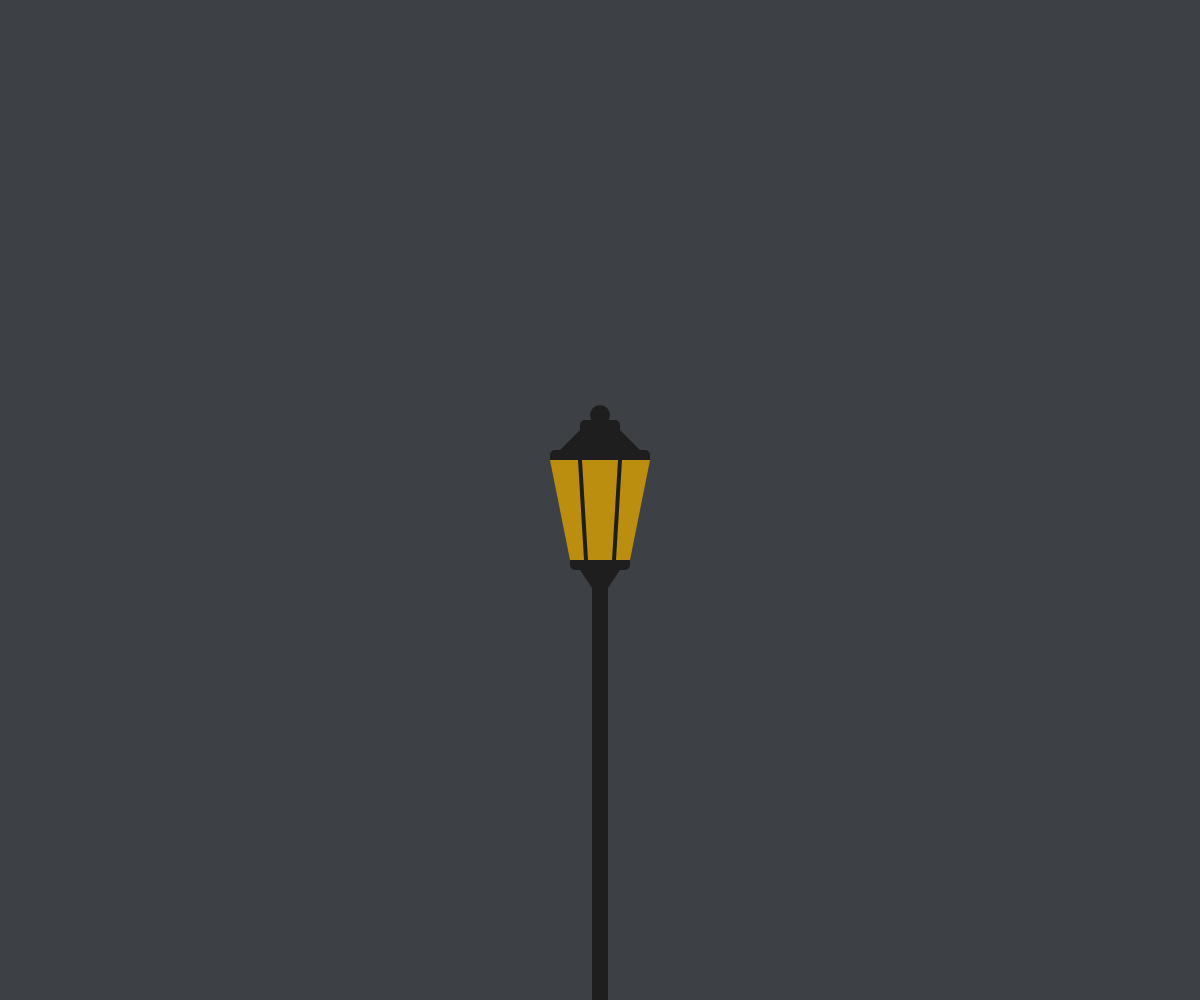
Frame 1 (no input)
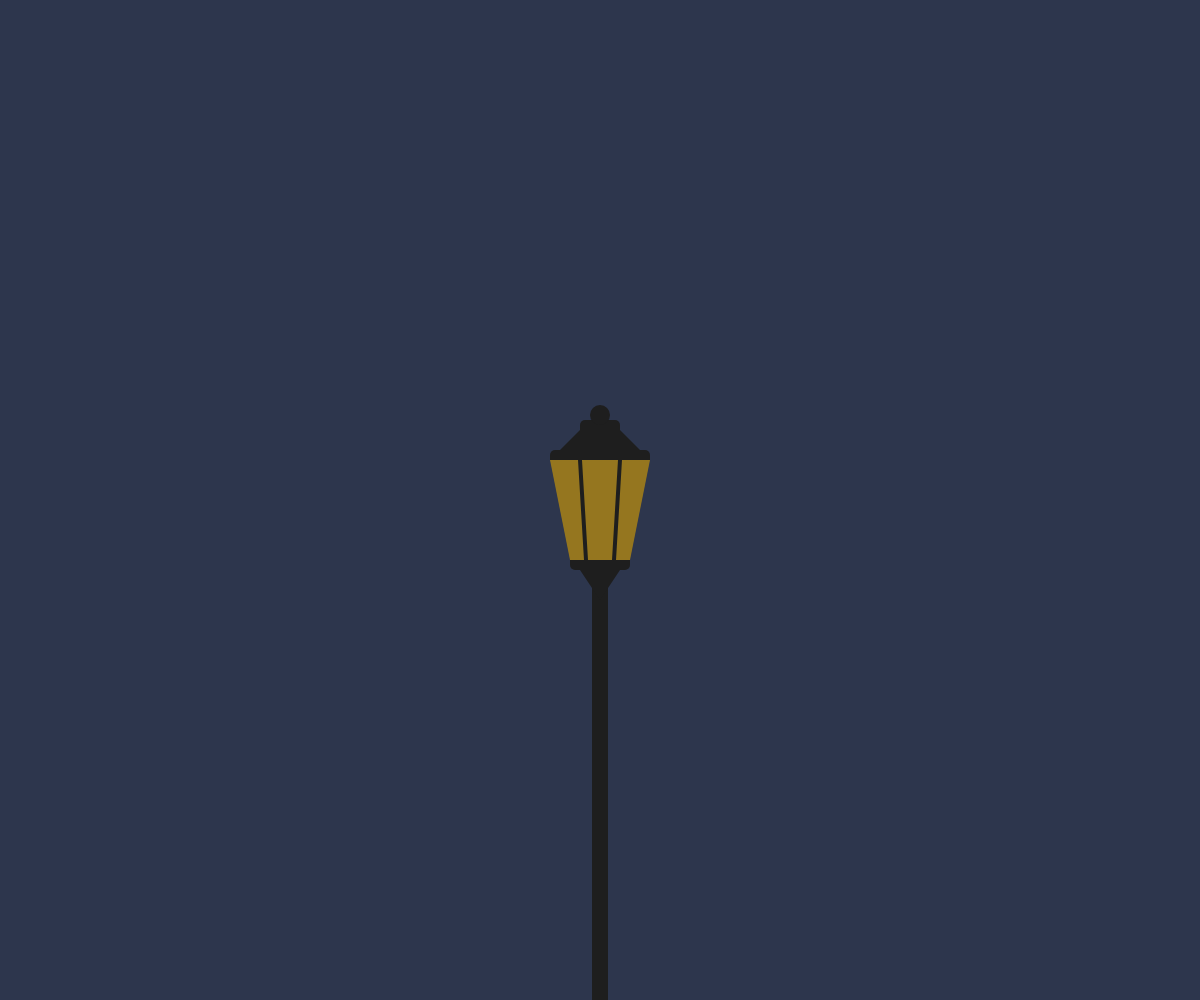
Frame 60 (no input)
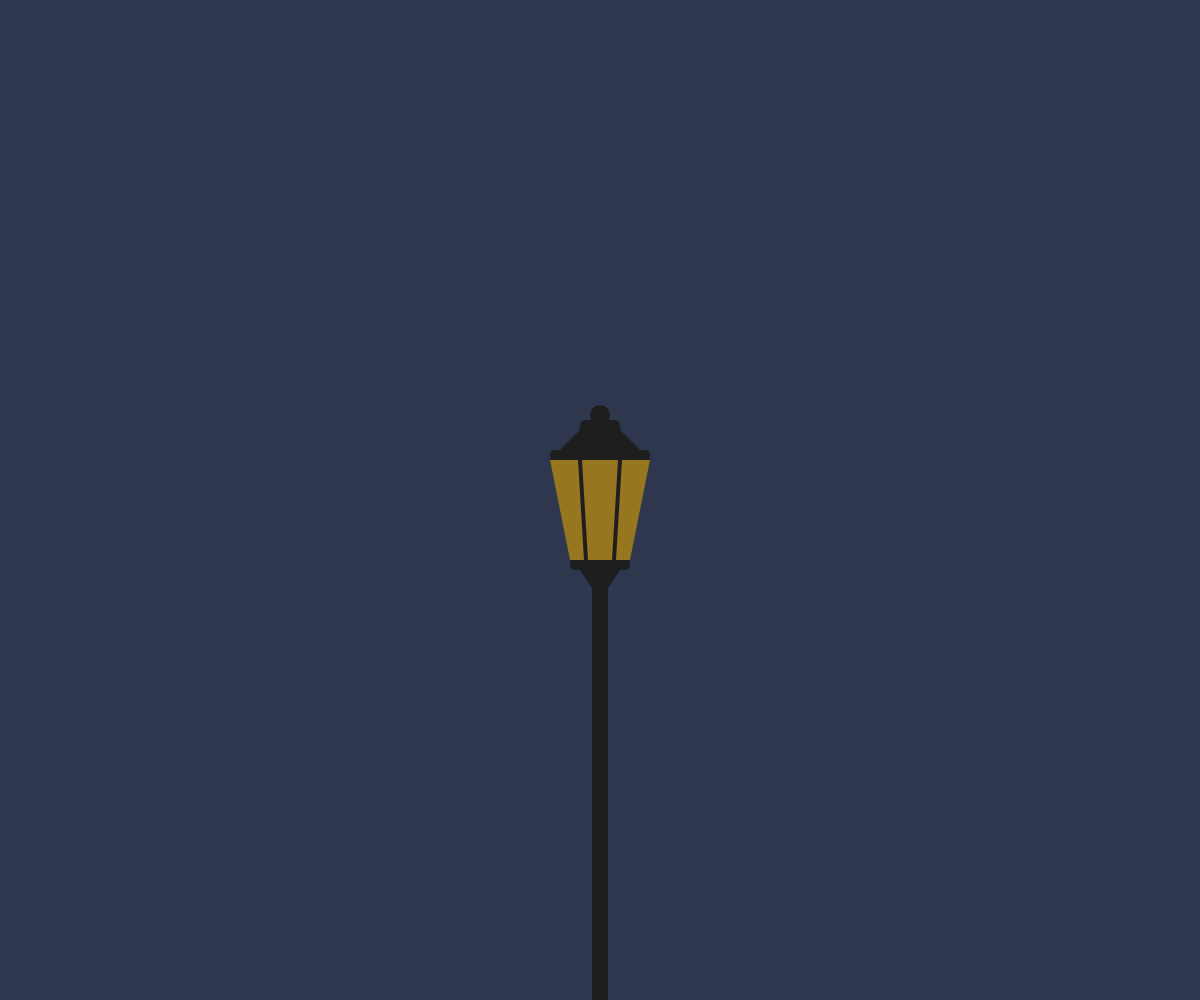
Frame 120 (the mouse pressed at the canvas centre since frame 60)

The p5.js sketch that drew these frames (run headless with seeded random() and noise() and a simulated clock; from frame 60 on, the mouse is pressed at the canvas centre):

// p5.js sketch
// ── sketch.js
let off = 0;

function setup() {
  createCanvas(windowWidth, windowHeight);
  // noLoop();
}

function draw() {
  background('#001B61');

  off = off + 0.01;

  let op = 100 + 200 * noise(off);

  fill(200, 150, 10, op/3);

  noStroke();
  rect(0,0,width,height);

  push();
  translate(width/2, height/2 - 40);

  fill(200, 150, 10, op);
  beginShape();
  vertex(50,0);
  vertex(30,100);
  vertex(-30,100);
  vertex(-50,0);
  endShape();

  stroke(30);
  strokeWeight(4);
  line(20,0,14,100);
  line(-20,0,-14,100);

  noStroke();
  fill(30);
  rect(-30,100,60,10,0,0,5,5);
  rect(-50,-10,100,10,5,5,0,0);
  rect(-20,-40,40,10,5,5,0,0);

  rect(-8,100,16,height/2);

  ellipse(0,-45,20,20);

  beginShape();
  vertex(-50,0);
  vertex(-20,-30);
  vertex(20,-30);
  vertex(50,0);
  endShape();

  beginShape();
  vertex(-20,110);
  vertex(20,110);
  vertex(0,140);
  endShape();

  pop();
}
